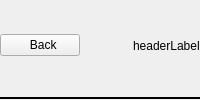
    <widget class="QStackedWidget" name="headerStackedWidget">
     <property name="sizePolicy">
      <sizepolicy hsizetype="Preferred" vsizetype="Maximum">
       <horstretch>0</horstretch>
       <verstretch>0</verstretch>
      </sizepolicy>
     </property>
     <widget class="QWidget" name="page">
      <layout class="QVBoxLayout" name="verticalLayout_4">
       <property name="sizeConstraint">
        <enum>QLayout::SetDefaultConstraint</enum>
       </property>
       <property name="leftMargin">
        <number>0</number>
       </property>
       <property name="topMargin">
        <number>0</number>
       </property>
       <property name="rightMargin">
        <number>0</number>
       </property>
       <property name="bottomMargin">
        <number>0</number>
       </property>
       <item>
        <layout class="QHBoxLayout" name="horizontalLayout">
         <property name="sizeConstraint">
          <enum>QLayout::SetDefaultConstraint</enum>
         </property>
         <property name="bottomMargin">
          <number>0</number>
         </property>
         <item>
          <widget class="QPushButton" name="headerBtn">
           <property name="text">
            <string>  Back</string>
           </property>
          </widget>
         </item>
         <item>
          <spacer name="horizontalSpacer_19">
           <property name="orientation">
            <enum>Qt::Horizontal</enum>
           </property>
           <property name="sizeHint" stdset="0">
            <size>
             <width>40</width>
             <height>20</height>
            </size>
           </property>
          </spacer>
         </item>
         <item>
          <widget class="QLabel" name="headerLabel">
           <property name="text">
            <string>headerLabel</string>
           </property>
          </widget>
         </item>
        </layout>
       </item>
       <item>
        <widget class="Line" name="line_12">
         <property name="frameShadow">
          <enum>QFrame::Plain</enum>
         </property>
         <property name="lineWidth">
          <number>2</number>
         </property>
         <property name="orientation">
          <enum>Qt::Horizontal</enum>
         </property>
        </widget>
       </item>
      </layout>
     </widget>
     <widget class="QWidget" name="page_2"/>
    </widget>
